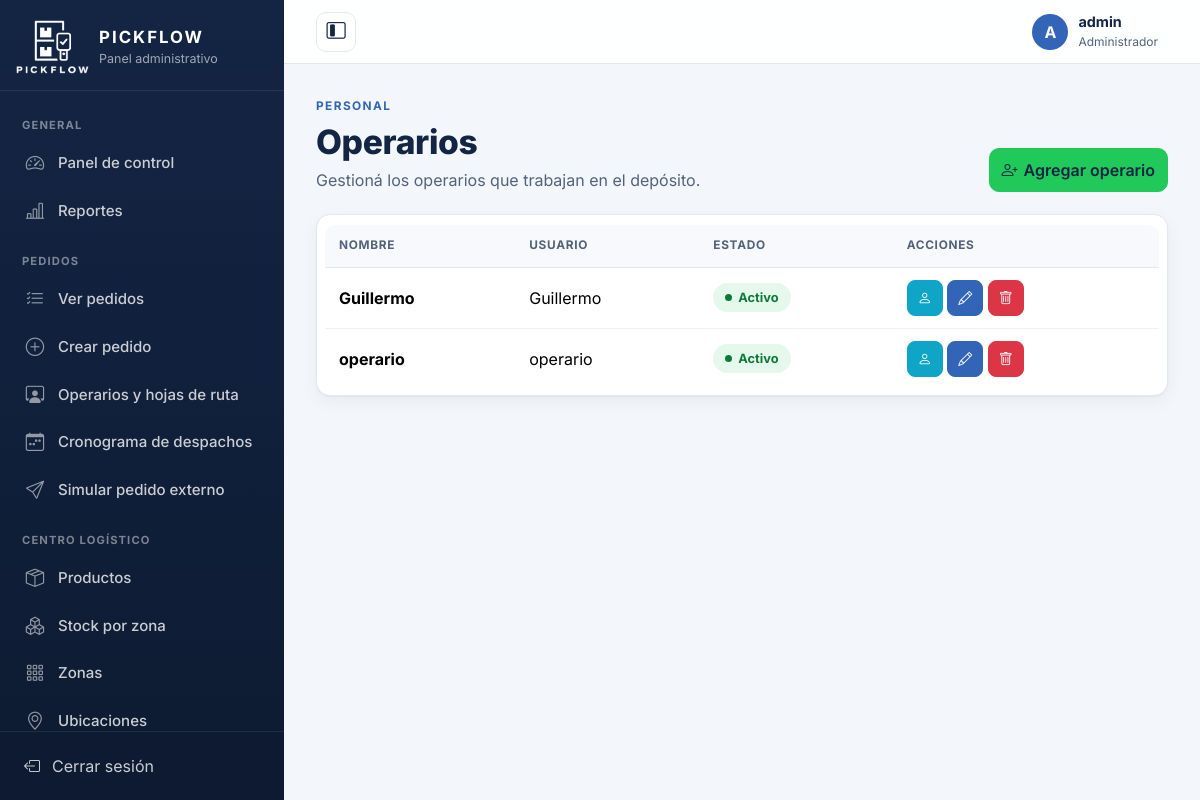
/index.php?c=operario (signed in), run on an earlier commit of the app's database.
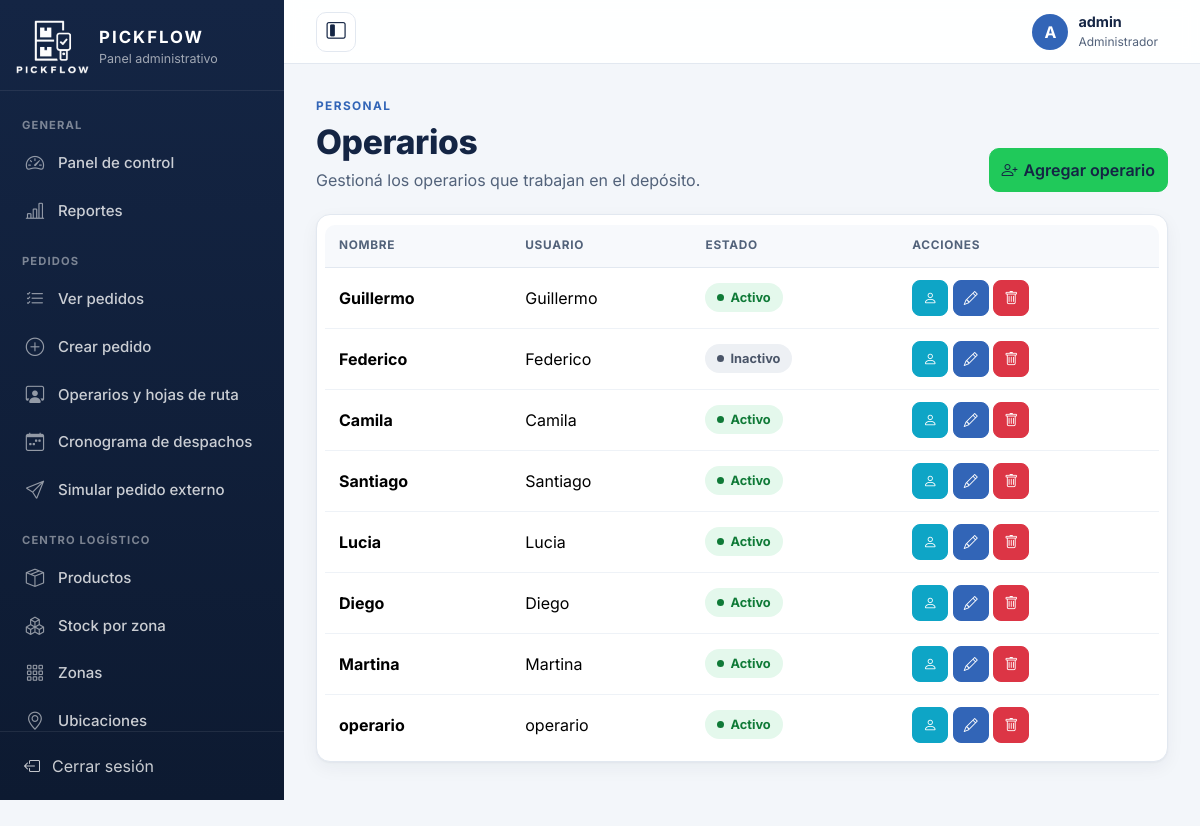
And on a later commit of the database.
### tables this page shows
CREATE TABLE Operario (
    CI VARCHAR(8) PRIMARY KEY,
    Estado VARCHAR(20) NOT NULL,                
    hora_ingreso TIME NOT NULL,
    FOREIGN KEY (CI) REFERENCES Persona(CI)
);

CREATE TABLE Persona (
    CI VARCHAR(8) PRIMARY KEY,
    usuario VARCHAR(100) NOT NULL UNIQUE,
    email VARCHAR(100) NOT NULL UNIQUE,
    contraseña VARCHAR(255) NOT NULL,           
    telefono VARCHAR(20),
    direccion VARCHAR(150),
    Rol VARCHAR(20) NOT NULL,                   
    foto_perfil VARCHAR(255) NULL               
);

### controller/Controlador.php (called while the page is built, shortened)
<?php
abstract class Controlador
{
    protected function vista($vista, array $datos = [])
    {
        $datos['csrf'] = $this->tokenCsrf();
        $datos['sesion'] = ['usuario' => (string)($_SESSION['usuario'] ?? ''), 'rol' => $this->rol(), 'foto' => $this->fotoUsuario()];
        extract($datos);
        require RAIZ . '/view/' . $vista . '.php';
    }
    protected function rol()
    {
        return $_SESSION['rol'] ?? '';
    }
    protected function fotoUsuario()
    {
        if ($this->rol() !== 'operario') {
            return null;
        }
        return fotoPerfil($_SESSION['foto']);
    }
    protected function tokenCsrf()
    {
        return $_SESSION['csrf'];
    }
}

### controller/OperarioController.php (called while the page is built, shortened)
<?php
class OperarioController extends Controlador
{
    public function index()
    {
        $this->vista('admin/operarios', [
            'operarios' => (new Operario())->listar(),
            'mensaje' => (string)($_GET['mensaje'] ?? ''),
            'error' => (string)($_GET['error'] ?? ''),
        ]);
    }
}

### index.php (called while the page is built, shortened)
<?php
require RAIZ . '/model/Conexion.php';
require RAIZ . '/model/Modelo.php';
require RAIZ . '/view/ayudas.php';
require RAIZ . '/controller/Controlador.php';
$accion = $_GET['a'] ?? 'index';
$controlador = new $rutas[$nombre]();
$controlador->$accion();

### view/ayudas.php (called while the page is built, shortened)
<?php
function e($texto)
{
    return htmlspecialchars((string)$texto, ENT_QUOTES, 'UTF-8');
}
function url($controlador = 'inicio', $accion = 'index', array $parametros = [])
{
    $ruta = ['c' => $controlador];
    if ($accion !== 'index') {
        $ruta['a'] = $accion;
    }
    return 'index.php?' . http_build_query($ruta + $parametros, '', '&', PHP_QUERY_RFC3986);
}
function recurso($ruta)
{
    $archivo = __DIR__ . '/../' . $ruta;
    return strpos($ruta, '://') === false && is_file($archivo) ? $ruta . '?v=' . filemtime($archivo) : $ruta;
}

### model/Modelo.php (called while the page is built, shortened)
<?php
abstract class Modelo
{
    protected $db;
    public function __construct()
    {
        $this->db = Conexion::obtener();
    }
    protected function preparar($sql, $tipos = '', array $parametros = [])
    {
        $stmt = $this->db->prepare($sql);
        $stmt->execute();
        return $stmt;
    }
    protected function filas($sql, $tipos = '', array $parametros = [])
    {
        $stmt = $this->preparar($sql, $tipos, $parametros);
        $resultado = $stmt->get_result();
        $filas = $resultado ? $resultado->fetch_all(MYSQLI_ASSOC) : [];
        return $filas;
    }
}

### model/Conexion.php (called while the page is built, shortened)
<?php
class Conexion
{
    private static $conexion = null;
    public static function obtener()
    {
        if (self::$conexion === null) {
            try {
                $conexion = new mysqli(self::SERVIDOR, self::USUARIO, self::PASSWORD, self::BASE_DATOS, self::PUERTO);
            } catch (mysqli_sql_exception $ex) {
                error_log('PICKFLOW: error de conexión MySQL: ' . $ex->getMessage());
                http_response_code(503);
                exit('No se pudo conectar con la base de datos. Verificá que MySQL esté iniciado.');
            }
            $conexion->set_charset('utf8mb4');
            $conexion->query("SET time_zone = '-03:00'");
            self::$conexion = $conexion;
        }
        return self::$conexion;
    }
}

### model/Operario.php (called while the page is built, shortened)
<?php
class Operario extends Modelo
{
    public function listar()
    {
        return $this->filas("SELECT p.CI AS id, p.usuario AS nombre, p.usuario, o.Estado AS estado
                             FROM Persona p JOIN Operario o ON o.CI = p.CI
                             WHERE p.Rol = 'Operario' ORDER BY p.CI DESC");
    }
}

### view/admin/operarios.php (the view, shortened to what this page needs)
<?php
$seccion = 'operarios';
require RAIZ . '/view/layout/cabecera.php';
?>
<section class="encabezado encabezado-con-acciones">
    <div>
        <span class="encabezado-etiqueta">PERSONAL</span>
        <h1>Operarios</h1>
        <p>Gestioná los operarios que trabajan en el depósito.</p>
    </div>
    <a href="<?= e(url('operario', 'agregar')) ?>" class="btn btn-success"><i class="bi bi-person-plus"></i> Agregar operario</a>
</section>
<div class="tarjeta-tabla">
    <div class="table-responsive">
        <table class="table align-middle">
            <thead><tr><th>Nombre</th><th>Usuario</th><th>Estado</th><th>Acciones</th></tr></thead>
            <tbody>
            <?php foreach ($operarios as $o) { ?>
                <tr>
                    <td><strong><?= e($o['nombre']) ?></strong></td>
                    <td><?= e($o['usuario']) ?></td>
                    <td><?= strtolower($o['estado']) === 'activo' ? '<span class="estado activo">Activo</span>' : '<span class="estado">Inactivo</span>' ?></td>
                    <td class="text-nowrap">
                        <a href="<?= e(url('operario', 'perfil', ['id' => $o['id']])) ?>" class="btn btn-sm btn-info" title="Ver perfil" aria-label="Ver perfil de <?= e($o['nombre']) ?>"><i class="bi bi-person"></i></a>
                        <a href="<?= e(url('operario', 'editar', ['id' => $o['id']])) ?>" class="btn btn-sm btn-primary" title="Editar" aria-label="Editar a <?= e($o['nombre']) ?>"><i class="bi bi-pencil"></i></a>
                        <form method="POST" action="<?= e(url('operario', 'eliminar')) ?>" class="d-inline" onsubmit="return confirm('¿Seguro que querés eliminar este operario?');">
                            <button type="submit" class="btn btn-sm btn-danger" title="Eliminar" aria-label="Eliminar a <?= e($o['nombre']) ?>"><i class="bi bi-trash"></i></button>
                        </form>
                    </td>
                </tr>
            <?php } ?>
            </tbody>
        </table>
    </div>
</div>
<?php require RAIZ . '/view/layout/pie.php'; ?>

### view/layout/cabecera.php (shortened to what this page needs)
<?php
$esAdmin = $sesion['rol'] === 'admin';
$panel = $esAdmin ? url('admin') : url('picking');
$menuLateral = $esAdmin ? [
    'General' => [
        ['admin', 'admin', 'index', [], 'bi-speedometer2', 'Panel de control'],
        ['reportes', 'reporte', 'index', [], 'bi-bar-chart-line', 'Reportes'],
    ],
    'Pedidos' => [
        ['pedidos', 'pedido', 'index', [], 'bi-list-check', 'Ver pedidos'],
        ['pedido-nuevo', 'pedido', 'nuevo', [], 'bi-plus-circle', 'Crear pedido'],
        ['seguimiento', 'seguimiento', 'index', [], 'bi-person-workspace', 'Operarios y hojas de ruta'],
        ['cronograma', 'cronograma', 'index', [], 'bi-calendar-week', 'Cronograma de despachos'],
        ['simulador', 'api', 'simulador', [], 'bi-send', 'Simular pedido externo'],
    ],
    'Centro logístico' => [
        ['productos', 'producto', 'index', [], 'bi-box-seam', 'Productos'],
        ['inventario', 'logistica', 'inventario', [], 'bi-boxes', 'Stock por zona'],
        ['zonas', 'logistica', 'index', ['tipo' => 'zonas'], 'bi-grid-3x3-gap', 'Zonas'],
        ['ubicaciones', 'logistica', 'index', ['tipo' => 'ubicaciones'], 'bi-geo-alt', 'Ubicaciones'],
    ],
    'Personal' => [
        ['operarios', 'operario', 'index', [], 'bi-people', 'Operarios'],
        ['desempeno', 'logro', 'desempeno', [], 'bi-trophy', 'Desempeño y logros'],
    ],
    'Control ambiental' => [
        ['sensores', 'sensor', 'index', [], 'bi-thermometer-snow', 'Monitor de sensores'],
        ['sensores-reporte', 'sensor', 'reporte', [], 'bi-file-earmark-bar-graph', 'Reporte de sensores'],
    ],
] : [
    'Mi trabajo' => [
        ['mis-pedidos', 'picking', 'index', [], 'bi-clipboard-check', 'Mis pedidos'],
        ['cronograma', 'cronograma', 'index', [], 'bi-calendar-week', 'Mi cronograma'],
        ['historial', 'historial', 'index', [], 'bi-clock-history', 'Mi historial'],
        ['logros', 'logro', 'index', [], 'bi-trophy', 'Mis logros'],
    ],
    'Cuenta' => [
        ['perfil', 'perfil', 'index', [], 'bi-person-circle', 'Mi perfil'],
    ],
];
$seccion = $seccion ?? '';
$iniciales = mb_strtoupper(mb_substr($sesion['usuario'], 0, 1));
?>
<!DOCTYPE html>
<html lang="es">
<head>
<link href="https://cdn.jsdelivr.net/npm/bootstrap@5.3.3/dist/css/bootstrap.min.css" rel="stylesheet">
<link rel="stylesheet" href="https://cdn.jsdelivr.net/npm/bootstrap-icons@1.11.3/font/bootstrap-icons.min.css">
<link rel="stylesheet" href="<?= e(recurso('css/app.css')) ?>">
</head>
<body class="app">
<div class="app-layout">
    <aside class="app-sidebar offcanvas-xl offcanvas-start" id="menuLateral" tabindex="-1" aria-label="Menú principal">
        <div class="sidebar-marca">
            <a href="<?= e($panel) ?>" title="Ir al panel principal">
                <img src="<?= e(recurso('img/logo-blanco.png')) ?>" alt="PICKFLOW - ir al panel principal" class="sidebar-logo">
                <span>
                    <strong>PICKFLOW</strong>
                    <small><?= $esAdmin ? 'Panel administrativo' : 'Sistema de Picking' ?></small>
                </span>
            </a>
        </div>
        <nav class="sidebar-nav" aria-label="Opciones del sistema">
            <?php foreach ($menuLateral as $menuGrupo => $menuOpciones) { ?>
                <p class="sidebar-grupo"><?= e($menuGrupo) ?></p>
                <ul>
                    <?php foreach ($menuOpciones as [$mClave, $mControlador, $mAccion, $mParametros, $mIcono, $mTexto]) { $mActiva = $mClave === $seccion; ?>
                        <li>
                            <a href="<?= e(url($mControlador, $mAccion, $mParametros)) ?>" class="<?= $mActiva ? 'activa' : '' ?>" <?= $mActiva ? 'aria-current="page"' : '' ?>>
                                <i class="bi <?= $mIcono ?>" aria-hidden="true"></i><span><?= e($mTexto) ?></span>
                            </a>
                        </li>
                    <?php } ?>
                </ul>
            <?php } ?>
        </nav>
        <div class="sidebar-pie">
            <a href="<?= e(url('auth', 'salir')) ?>" class="sidebar-salir"><i class="bi bi-box-arrow-left" aria-hidden="true"></i><span>Cerrar sesión</span></a>
        </div>
    </aside>
    <div class="app-principal">
        <header class="app-topbar">
            <button type="button" class="btn-menu btn-colapsar-menu d-none d-xl-inline-flex" id="btnColapsarMenu" aria-controls="menuLateral" aria-pressed="false" title="Minimizar menú" aria-label="Minimizar menú">
                <i class="bi bi-layout-sidebar-inset" aria-hidden="true"></i>
            </button>
            <div class="topbar-usuario">
                <?php if ($esAdmin) { ?>
                    <span class="usuario-chip"><span class="avatar" aria-hidden="true"><?= e($iniciales) ?></span><span class="usuario-datos"><strong><?= e($sesion['usuario']) ?></strong><small>Administrador</small></span></span>
                <?php } ?>
            </div>
        </header>
        <main id="contenido" class="app-contenido">

### view/layout/pie.php (shortened to what this page needs)
        </main>
    </div>
</div>
</body>
</html>

What changed in the data, as far as the page shows it:
added operario: CI.usuario "Federico", Estado "Inactivo"
added operario: CI.usuario "Camila", Estado "Activo"
added operario: CI.usuario "Santiago", Estado "Activo"
added operario: CI.usuario "Lucia", Estado "Activo"
added operario: CI.usuario "Diego", Estado "Activo"
added operario: CI.usuario "Martina", Estado "Activo"
